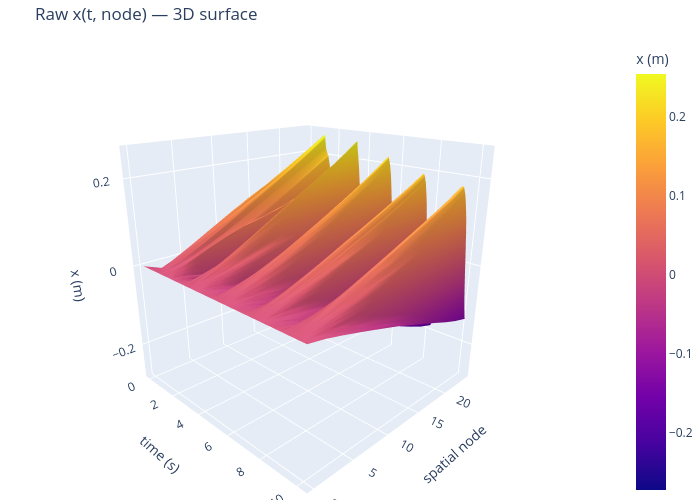

Notebook cell for this chart:
### Markdown cell above
##  Visualise raw x(t, node) as 3D surface and heatmap — before any processing

### Code cell
# ── Visualise raw x(t, node) as 3D surface and heatmap — before any processing ─────────────────────────
import plotly.graph_objects as go
from scipy.interpolate import interp1d as _i1d

# Arc-length resample raw data to uniform 100-pt grid
_xr = np.zeros((n_frames, N_VIDEO_PTS))
_yr = np.zeros((n_frames, N_VIDEO_PTS))
for _i in range(n_frames):
    _ds = np.sqrt(np.diff(x_m[_i])**2 + np.diff(y_m[_i])**2)
    _s  = np.concatenate([[0.0], np.cumsum(_ds)])
    _su = np.linspace(0, _s[-1], N_VIDEO_PTS)
    _xr[_i] = _i1d(_s, x_m[_i])(_su)
    _yr[_i] = _i1d(_s, y_m[_i])(_su)

t_plot    = t_raw[::1]
node_plot = np.arange(0, N_VIDEO_PTS, 2)
X_surf_raw = _xr[::1, :][:, node_plot]

# ── Plotly 3D surface (rotatable) ─────────────────────────────────────────
fig3d = go.Figure(go.Surface(
    x=t_plot, y=node_plot, z=X_surf_raw.T,
    colorscale='plasma', colorbar=dict(title='x (m)'),
    contours=dict(z=dict(show=False))
))
fig3d.update_layout(
    title='Raw x(t, node) — 3D surface',
    scene=dict(
        xaxis_title='time (s)',
        yaxis_title='spatial node',
        zaxis_title='x (m)',
        camera=dict(eye=dict(x=1.5, y=-1.5, z=0.8))
    ),
    width=700, height=500, margin=dict(l=0, r=0, t=40, b=0)
)
fig3d.show()

# ── Matplotlib heatmap (inline, resizable) ────────────────────────────────
fig2d, ax = plt.subplots(figsize=(8, 4), dpi=100)
im = ax.imshow(X_surf_raw.T, aspect='auto', origin='lower',
               extent=[t_plot[0], t_plot[-1], node_plot[0], node_plot[-1]],
               cmap='plasma')
fig2d.colorbar(im, ax=ax, label='x (m)')
ax.set_xlabel('time (s)')
ax.set_ylabel('spatial node')
ax.set_title('Raw x(t, node) — heatmap')
plt.tight_layout()
plt.show()

### Figure 1 — Plotly figure (JSON) as saved in the notebook; plotly's stock layout.template omitted (floating-point values rounded to 4 significant figures; data arrays with more than 128 entries replaced by an {"elided": "..."} marker saying what was removed)
{"data": [{"colorbar": {"title": {"text": "x (m)"}}, "colorscale": [[0, "#0d0887"], [0.1111, "#46039f"], [0.2222, "#7201a8"], [0.3333, "#9c179e"], [0.4444, "#bd3786"], [0.5556, "#d8576b"], [0.6667, "#ed7953"], [0.7778, "#fb9f3a"], [0.8889, "#fdca26"], [1, "#f0f921"]], "contours": {"z": {"show": false}}, "type": "surface", "x": {"elided": "482 float values"}, "y": [0, 2, 4, 6, 8, 10, 12, 14, 16, 18, 20, 22, 24], "z": {"elided": "13x482 float values"}}], "layout": {"height": 500, "margin": {"b": 0, "l": 0, "r": 0, "t": 40}, "scene": {"camera": {"eye": {"x": 1.5, "y": -1.5, "z": 0.8}}, "xaxis": {"title": {"text": "time (s)"}}, "yaxis": {"title": {"text": "spatial node"}}, "zaxis": {"title": {"text": "x (m)"}}}, "title": {"text": "Raw x(t, node) — 3D surface"}, "width": 700}}
